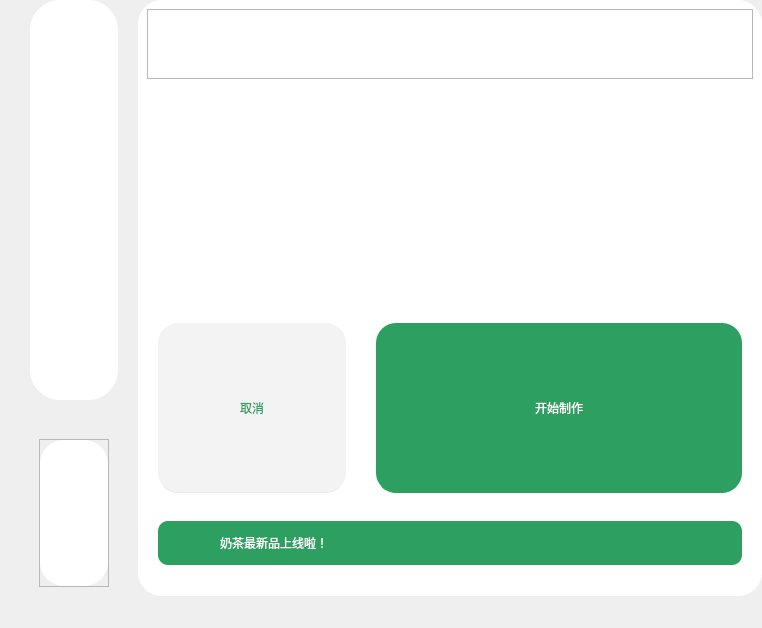
               <widget class="QWidget" name="sw_scan_code_widget">
                <property name="styleSheet">
                 <string notr="true">QWidget#sw_scan_code_widget{
	background-color:rgb(239, 239, 248);
}</string>
                </property>
                <layout class="QHBoxLayout" name="horizontalLayout_2">
                 <property name="spacing">
                  <number>20</number>
                 </property>
                 <property name="leftMargin">
                  <number>0</number>
                 </property>
                 <property name="topMargin">
                  <number>0</number>
                 </property>
                 <property name="rightMargin">
                  <number>0</number>
                 </property>
                 <property name="bottomMargin">
                  <number>32</number>
                 </property>
                 <item>
                  <widget class="QWidget" name="widget_6" native="true">
                   <layout class="QVBoxLayout" name="verticalLayout_4">
                    <property name="spacing">
                     <number>30</number>
                    </property>
                    <property name="leftMargin">
                     <number>30</number>
                    </property>
                    <property name="topMargin">
                     <number>0</number>
                    </property>
                    <property name="rightMargin">
                     <number>0</number>
                    </property>
                    <property name="bottomMargin">
                     <number>0</number>
                    </property>
                    <item>
                     <widget class="QWidget" name="camera_widget" native="true">
                      <property name="minimumSize">
                       <size>
                        <width>0</width>
                        <height>400</height>
                       </size>
                      </property>
                      <property name="maximumSize">
                       <size>
                        <width>2000</width>
                        <height>400</height>
                       </size>
                      </property>
                      <property name="styleSheet">
                       <string notr="true">QWidget#camera_widget{
	background-color:rgb(255, 255, 255);
	border-radius:30px;
}
</string>
                      </property>
                      <layout class="QHBoxLayout" name="horizontalLayout_54">
                       <property name="spacing">
                        <number>9</number>
                       </property>
                       <property name="leftMargin">
                        <number>9</number>
                       </property>
                       <property name="topMargin">
                        <number>9</number>
                       </property>
                       <property name="rightMargin">
                        <number>9</number>
                       </property>
                       <property name="bottomMargin">
                        <number>9</number>
                       </property>
                       <item>
                        <widget class="QLabel" name="camera_frame_image">
                         <property name="styleSheet">
                          <string notr="true">border-radius:30px;
</string>
                         </property>
                         <property name="text">
                          <string/>
                         </property>
                        </widget>
                       </item>
                      </layout>
                     </widget>
                    </item>
                    <item>
                     <widget class="QWidget" name="sw_scan_code_conduit" native="true">
                      <property name="styleSheet">
                       <string notr="true">QWidget#sw_scan_code_conduit_widget{
	background-color:rgb(255, 255, 255);
	border-radius:24px;
}</string>
                      </property>
                      <layout class="QHBoxLayout" name="horizontalLayout_42">
                       <item>
                        <widget class="QScrollArea" name="scrollArea_2">
                         <property name="frameShadow">
                          <enum>QFrame::Raised</enum>
                         </property>
                         <property name="widgetResizable">
                          <bool>true</bool>
                         </property>
                         <widget class="QWidget" name="sw_scan_code_conduit_widget">
                          <property name="geometry">
                           <rect>
                            <x>0</x>
                            <y>0</y>
                            <width>1026</width>
                            <height>398</height>
                           </rect>
                          </property>
                          <property name="styleSheet">
                           <string notr="true">QWidget#sw_scan_code_conduit_widget{
	background-color:white;
}</string>
                          </property>
                         </widget>
                        </widget>
                       </item>
                      </layout>
                     </widget>
                    </item>
                   </layout>
                  </widget>
                 </item>
                 <item>
                  <widget class="QWidget" name="widget_7" native="true">
                   <property name="minimumSize">
                    <size>
                     <width>624</width>
                     <height>0</height>
                    </size>
                   </property>
                   <property name="maximumSize">
                    <size>
                     <width>624</width>
                     <height>16777215</height>
                    </size>
                   </property>
                   <property name="styleSheet">
                    <string notr="true">QWidget#widget_7{
	background-color:rgb(255, 255, 255);
	border-radius:24px;
}</string>
                   </property>
                   <layout class="QVBoxLayout" name="verticalLayout_8">
                    <property name="spacing">
                     <number>0</number>
                    </property>
                    <property name="leftMargin">
                     <number>0</number>
                    </property>
                    <property name="topMargin">
                     <number>0</number>
                    </property>
                    <property name="rightMargin">
                     <number>0</number>
                    </property>
                    <property name="bottomMargin">
                     <number>0</number>
                    </property>
                    <item>
                     <widget class="QWidget" name="widget_9" native="true">
                      <layout class="QVBoxLayout" name="verticalLayout_40">
                       <item>
                        <widget class="QScrollArea" name="scrollArea">
                         <property name="frameShadow">
                          <enum>QFrame::Raised</enum>
                         </property>
                         <property name="widgetResizable">
                          <bool>true</bool>
                         </property>
                         <widget class="QWidget" name="order_content_widget">
                          <property name="geometry">
                           <rect>
                            <x>0</x>
                            <y>0</y>
                            <width>604</width>
                            <height>320</height>
                           </rect>
                          </property>
                          <property name="styleSheet">
                           <string notr="true">QWidget#order_content_widget{
	background-color:white;
}</string>
                          </property>
                         </widget>
                        </widget>
                       </item>
                       <item>
                        <widget class="QWidget" name="widget_8" native="true">
                         <property name="minimumSize">
                          <size>
                           <width>0</width>
                           <height>220</height>
                          </size>
                         </property>
                         <property name="maximumSize">
                          <size>
                           <width>16777215</width>
                           <height>220</height>
                          </size>
                         </property>
                        </widget>
                       </item>
                      </layout>
                     </widget>
                    </item>
                    <item>
                     <widget class="QWidget" name="widget_16" native="true">
                      <layout class="QVBoxLayout" name="verticalLayout_9">
                       <property name="spacing">
                        <number>0</number>
                       </property>
                       <property name="leftMargin">
                        <number>0</number>
                       </property>
                       <property name="topMargin">
                        <number>0</number>
                       </property>
                       <property name="rightMargin">
                        <number>0</number>
                       </property>
                       <property name="bottomMargin">
                        <number>0</number>
                       </property>
                       <item>
                        <widget class="QWidget" name="widget_22" native="true">
                         <layout class="QHBoxLayout" name="horizontalLayout_22">
                          <property name="spacing">
                           <number>30</number>
                          </property>
                          <property name="leftMargin">
                           <number>20</number>
                          </property>
                          <property name="rightMargin">
                           <number>20</number>
                          </property>
                          <property name="bottomMargin">
                           <number>0</number>
                          </property>
                          <item>
                           <widget class="QPushButton" name="btn_cancel_make">
                            <property name="minimumSize">
                             <size>
                              <width>188</width>
                              <height>170</height>
                             </size>
                            </property>
                            <property name="maximumSize">
                             <size>
                              <width>188</width>
                              <height>170</height>
                             </size>
                            </property>
                            <property name="styleSheet">
                             <string notr="true">QPushButton#btn_cancel_make{
	background-color:rgb(243, 243, 243);
	border-bottom: 1px solid rgb(232, 233, 239);
	border-radius:20px;
	color:rgb(44, 159, 97);
}
QPushButton#btn_cancel_make:pressed{
	background-color:red;
	border-bottom: 1px solid rgb(232, 233, 239);
	border-radius:20px;
	color:white;
}</string>
                            </property>
                            <property name="text">
                             <string>取消</string>
                            </property>
                           </widget>
                          </item>
                          <item>
                           <widget class="QPushButton" name="btn_begin_make">
                            <property name="minimumSize">
                             <size>
                              <width>366</width>
                              <height>170</height>
                             </size>
                            </property>
                            <property name="maximumSize">
                             <size>
                              <width>366</width>
                              <height>170</height>
                             </size>
                            </property>
                            <property name="styleSheet">
                             <string notr="true">QPushButton#btn_begin_make{
	background-color:rgb(44, 159, 97);
	border-bottom: 1px solid rgb(44, 159, 97);
	border-radius:20px;
	color:white;
}
QPushButton#btn_begin_make:pressed{
	background-color:white;
	border-bottom: 1px solid rgb(44, 159, 97);
	border-radius:20px;
	color:rgb(44, 159, 97);
}</string>
                            </property>
                            <property name="text">
                             <string>开始制作</string>
                            </property>
                           </widget>
                          </item>
                         </layout>
                        </widget>
                       </item>
                       <item>
                        <widget class="QWidget" name="widget_23" native="true">
                         <layout class="QHBoxLayout" name="horizontalLayout_23">
                          <property name="spacing">
                           <number>0</number>
                          </property>
                          <property name="leftMargin">
                           <number>20</number>
                          </property>
                          <property name="topMargin">
                           <number>28</number>
                          </property>
                          <property name="rightMargin">
                           <number>20</number>
                          </property>
                          <property name="bottomMargin">
                           <number>31</number>
                          </property>
                          <item>
                           <widget class="QWidget" name="sw_scan_code_notice_widget" native="true">
                            <property name="minimumSize">
                             <size>
                              <width>0</width>
                              <height>44</height>
                             </size>
                            </property>
                            <property name="maximumSize">
                             <size>
                              <width>16777215</width>
                              <height>44</height>
                             </size>
                            </property>
                            <property name="styleSheet">
                             <string notr="true">QWidget#sw_scan_code_notice_widget{
	background-color:rgb(44, 159, 97);
	border-radius:10px;
}</string>
                            </property>
                            <layout class="QHBoxLayout" name="horizontalLayout_25">
                             <property name="spacing">
                              <number>20</number>
                             </property>
                             <property name="leftMargin">
                              <number>12</number>
                             </property>
                             <property name="topMargin">
                              <number>5</number>
                             </property>
                             <property name="rightMargin">
                              <number>15</number>
                             </property>
                             <property name="bottomMargin">
                              <number>5</number>
                             </property>
                             <item>
                              <widget class="QLabel" name="icon_sw_scan_code_notice">
                               <property name="minimumSize">
                                <size>
                                 <width>30</width>
                                 <height>30</height>
                                </size>
                               </property>
                               <property name="maximumSize">
                                <size>
                                 <width>30</width>
                                 <height>30</height>
                                </size>
                               </property>
                               <property name="styleSheet">
                                <string notr="true">border-image: url(:/icon/icon_sw_scan_code_notice.png);</string>
                               </property>
                               <property name="text">
                                <string/>
                               </property>
                              </widget>
                             </item>
                             <item>
                              <widget class="QLabel" name="msg_sw_scan_code_notice">
                               <property name="styleSheet">
                                <string notr="true">color:white;</string>
                               </property>
                               <property name="text">
                                <string>奶茶最新品上线啦！</string>
                               </property>
                              </widget>
                             </item>
                             <item>
                              <widget class="QLabel" name="wbtn_sw_scan_code_notice">
                               <property name="minimumSize">
                                <size>
                                 <width>32</width>
                                 <height>32</height>
                                </size>
                               </property>
                               <property name="maximumSize">
                                <size>
                                 <width>32</width>
                                 <height>32</height>
                                </size>
                               </property>
                               <property name="styleSheet">
                                <string notr="true">border-image: url(:/icon/icon_wbtn_sw_scan_code_notice.png);</string>
                               </property>
                               <property name="text">
                                <string/>
                               </property>
                              </widget>
                             </item>
                            </layout>
                           </widget>
                          </item>
                         </layout>
                        </widget>
                       </item>
                      </layout>
                     </widget>
                    </item>
                   </layout>
                  </widget>
                 </item>
                </layout>
               </widget>
